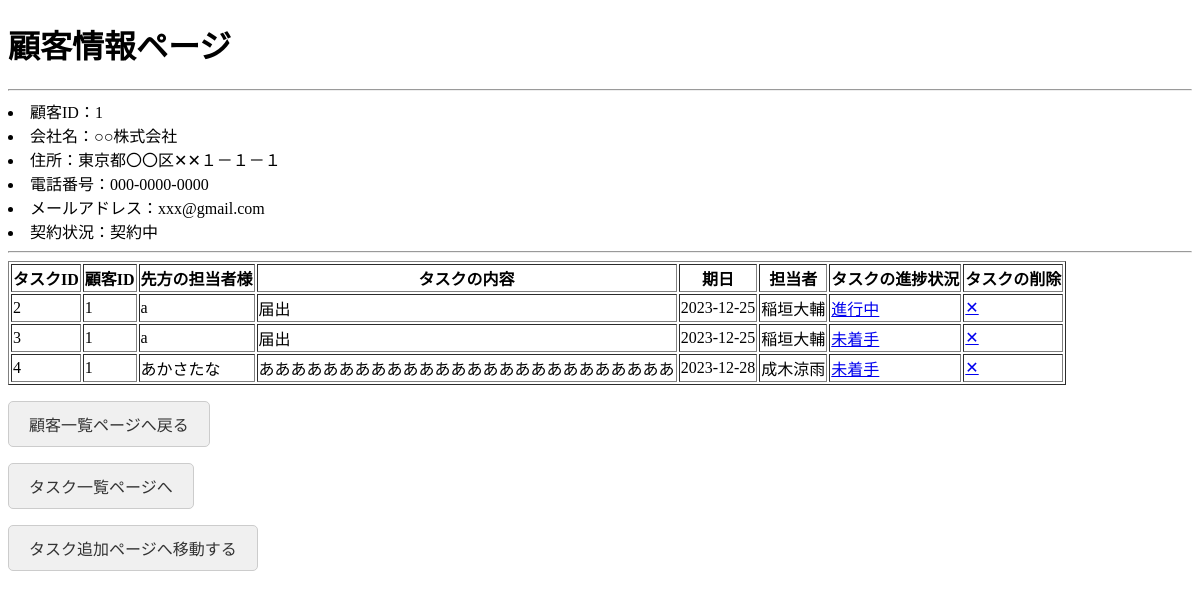
The page /customer-1 on the database its author committed.
### tables this page shows
CREATE TABLE customer (
                customer_id INTEGER PRIMARY KEY,
                company TEXT,
                address TEXT,
                tel TEXT,
                email TEXT,
                contract TEXT
                );

CREATE TABLE task (
                task_id INTEGER PRIMARY KEY,
                customer_id INTEGER,
                sir TEXT,
                task_content TEXT,
                deadline DATE,
                pic TEXT,
                progress TEXT,
                deleted_at DATE
                );

### main.py (the view)
@app.route("/customer-<int:id>")
def customer_page(id):
    filepath = "database/app.db"
    con = sqlite3.connect(filepath)
    cur = con.cursor()
    cur.execute("""
            SELECT
                customer_id,
                company,
                address,
                tel,
                email,
                contract
            FROM
                customer
            """)
    items = cur.fetchall()
    cur.execute("""
            SELECT
                *
            FROM
                task
            WHERE
                progress NOT IN ("完了")
                AND deleted_at IS NULL
            """)
    tasks = cur.fetchall()
    con.close()
    return render_template("customer.html",id=id,items=items, tasks=tasks)

### templates/customer.html (shortened to what this page needs)
<!DOCTYPE html>
<html lang="ja">
<head>
</head>
<body>
    <h1>顧客情報ページ</h1>
    <hr>
    {% for item in items %}
        {% if id==item[0] %}
            <li>顧客ID：{{ item[0] }}</li>
            <li>会社名：{{ item[1] }}</li>
            <li>住所：{{ item[2] }}</li>
            <li>電話番号：{{ item[3] }}</li>
            <li>メールアドレス：{{ item[4] }}</li>
            <li>契約状況：{{ item[5] }}</li>
        {% endif %}
    {% endfor %}
    <hr>
    <table border = "1">
        <thead>
            <tr>
                <th>タスクID</th>
                <th>顧客ID</th>
                <th>先方の担当者様</th>
                <th>タスクの内容</th>
                <th>期日</th>
                <th>担当者</th>
                <th>タスクの進捗状況</th>
                <th>タスクの削除</th>
            </tr>
        </thead>
        <tbody>
            {% for task in tasks %}
                {% if id==task[1] %}
                    <tr>
                        <td>{{ task[0] }}</td>
                        <td>{{ task[1] }}</td>
                        <td>{{ task[2] }}</td>
                        <td>{{ task[3] }}</td>
                        <td>{{ task[4] }}</td>
                        <td>{{ task[5] }}</td>
                        <td><a href="{{ url_for('update_task_page', task_id = task[0]) }}">{{ task[6] }}</a></td>
                        <td><a href="{{ url_for('delete_task_page', task_id = task[0]) }}">✕</a></td>
                    </tr>
                {% endif %}
            {% endfor %}
        </tbody>
    </table>
    <p><a href="{{ url_for('customer_list_page') }}" class = button>顧客一覧ページへ戻る</a></p>
    <p><a href="{{ url_for('task_view_page') }}" class = button>タスク一覧ページへ</a></p>
    <p><a href="{{ url_for('add_task_page', customer_id = id) }}" class = button>タスク追加ページへ移動する</a></p>
</body>
</html>

### templates/customer.html (style rules this page uses)
.button { display: inline-block; padding: 10px 20px; font-size: 16px; text-align: center; text-decoration: none; cursor: pointer; border: 1px solid #ccc; border-radius: 5px; background-color: #f0f0f0; color: #333; }

### rows shown on the page
customer: customer_id "1", company "○○株式会社", address "東京都〇〇区✕✕１－１－１", tel "000-0000-0000", email "xxx@gmail.com", contract "契約中"
task: task_id "2", customer "1", sir "a", task_content "届出", deadline "2023-12-25", pic "稲垣大輔", progress "進行中"
task: task_id "3", customer "1", sir "a", task_content "届出", deadline "2023-12-25", pic "稲垣大輔", progress "未着手"
task: task_id "4", customer "1", sir "あかさたな", task_content "ああああああああああああああああああああああああああ", deadline "2023-12-28", pic "成木涼雨", progress "未着手"
